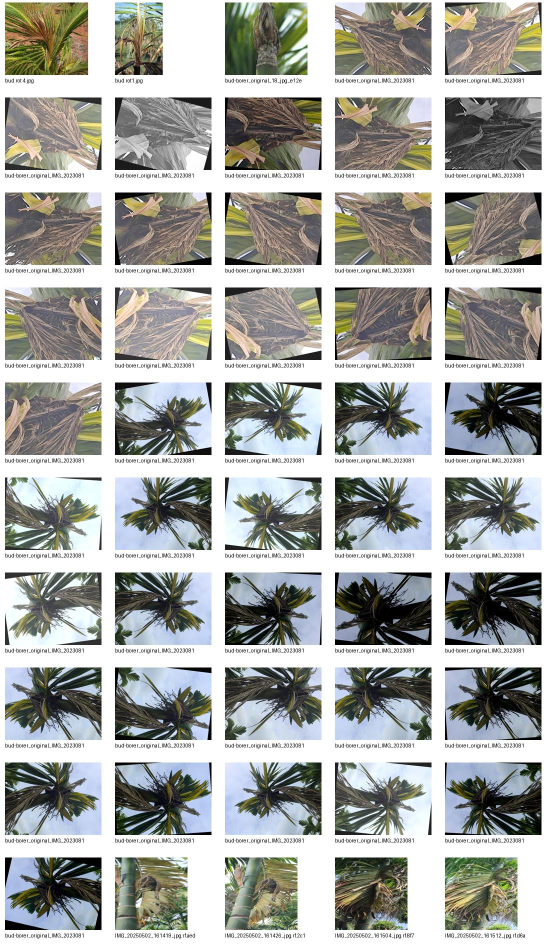
#> input picture training/arecanut/external_sources/bud_rot_contact_sheet.jpg, 1100 x 1900 px, given as the content of the folder raining/arecanut/external_sources/ARECANUT-DATASET/RING SPOT, which was not available (shown at 1/2 size)
$ python inspect_ring_spot.py
#> lines starting #> are read from the running program, lines starting #| are printed output that depends on the picture

from pathlib import Path
from PIL import Image, ImageOps, ImageDraw
import math

ROOT = Path(
    "training/arecanut/external_sources/ARECANUT-DATASET/RING SPOT"
)

OUTPUT = Path(
    "training/arecanut/external_sources/ring_spot_review.jpg"
)

files = sorted(
    p for p in ROOT.iterdir()
    if p.is_file()
    and p.suffix.lower() in {".jpg", ".jpeg", ".png", ".webp"}
)

CELL_W = 300
CELL_H = 260
COLUMNS = 3
ROWS = math.ceil(len(files) / COLUMNS)

sheet = Image.new("RGB", (COLUMNS * CELL_W, ROWS * CELL_H), "white")
#> sheet: PIL image 900x260 RGB; every value is 255
draw = ImageDraw.Draw(sheet)

for index, path in enumerate(files):
    try:
        with Image.open(path) as original:
#> original is the input picture: PIL image 1100x1900 RGB; mean R, G, B 167.4, 169.1, 165.4
            img = ImageOps.exif_transpose(original).convert("RGB")
            img.thumbnail((CELL_W - 15, CELL_H - 45))
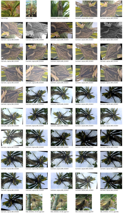
#> img: PIL image 124x215 RGB; mean R, G, B 167, 168.7, 165

        x = (index % COLUMNS) * CELL_W
        y = (index // COLUMNS) * CELL_H

        sheet.paste(img, (x + (CELL_W - img.width) // 2, y + 5))
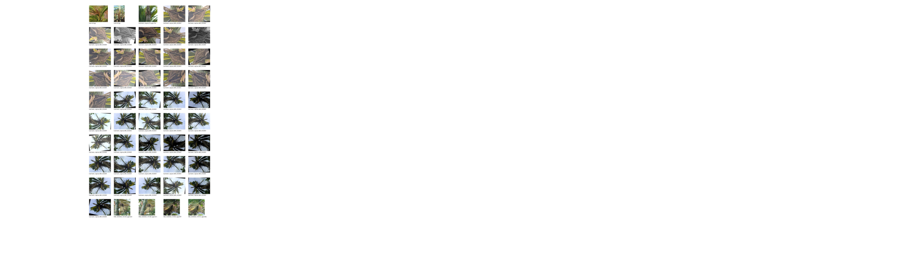
#> sheet: PIL image 900x260 RGB; mean R, G, B 245, 245.2, 244.7
        draw.text(
            (x + 5, y + CELL_H - 30),
            f"{index + 1}. {path.name[:35]}",
            fill="black"
        )

    except Exception as error:
        print("Error:", path.name, error)

sheet.save(OUTPUT, quality=95)
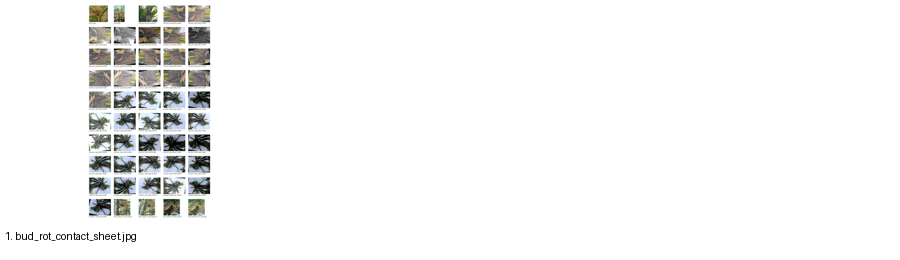
#> saved as ring_spot_review.jpg: PIL image 900x260 RGB; mean R, G, B 244.7, 244.9, 244.4

print("Ring Spot images:", len(files))
print("Contact sheet saved:", OUTPUT)

$ run again, on training/arecanut/external_sources/bud_rot_first_four.jpg
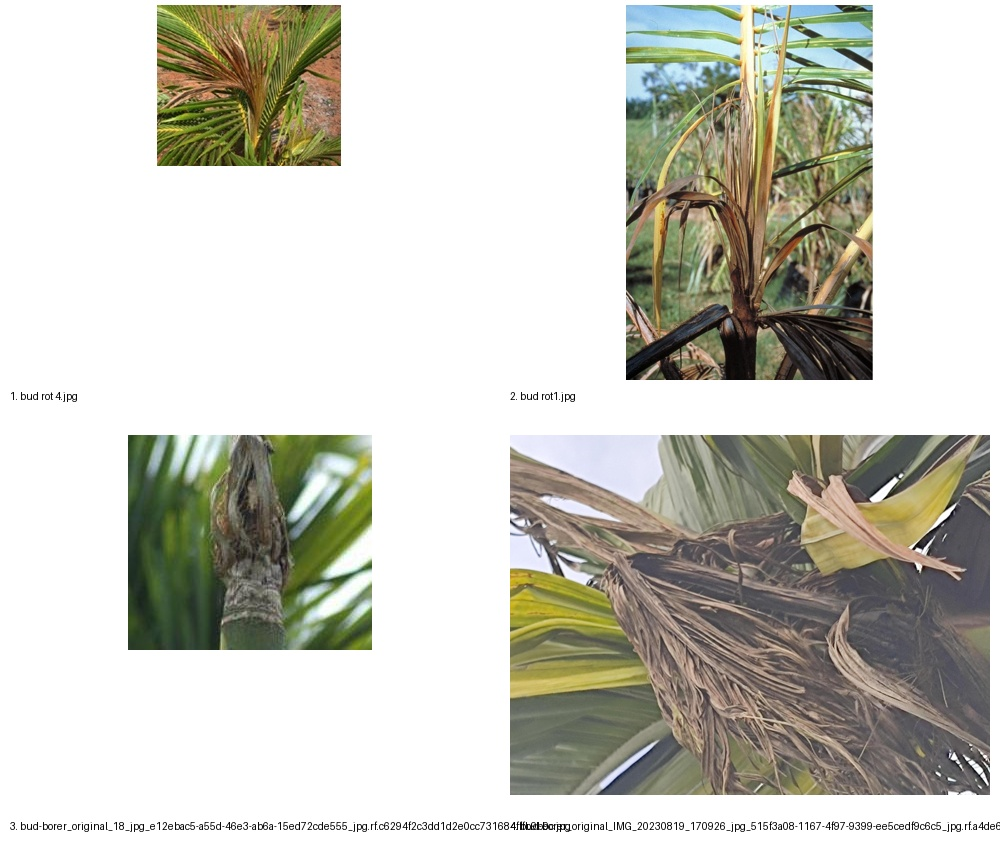
#> input picture training/arecanut/external_sources/bud_rot_first_four.jpg, 1000 x 860 px, given as the content of the folder raining/arecanut/external_sources/ARECANUT-DATASET/RING SPOT, which was not available
#> original is the input picture: PIL image 1000x860 RGB; mean R, G, B 201.7, 201.2, 191.7
#> `img.thumbnail((CELL_W - 15, CELL_H - 45))`:
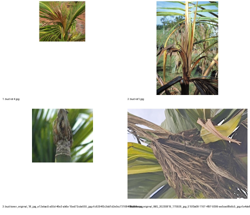
#> img: PIL image 250x215 RGB; mean R, G, B 201.6, 201.2, 191.6
#> `sheet.save(OUTPUT, quality=95)`:
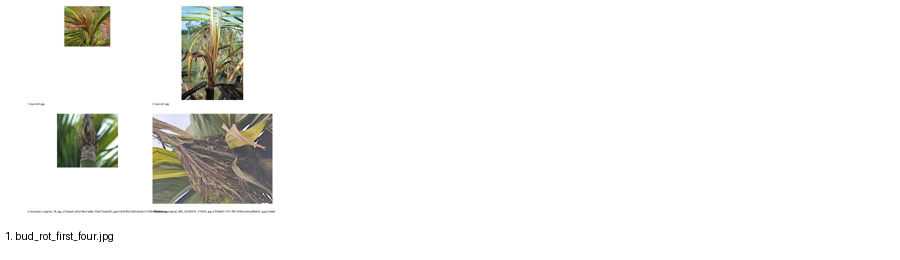
#> saved as ring_spot_review.jpg: PIL image 900x260 RGB; mean R, G, B 242.5, 242.4, 240.2

$ run again, on training/arecanut/external_sources/bud_rot_images_13_to_16.jpg
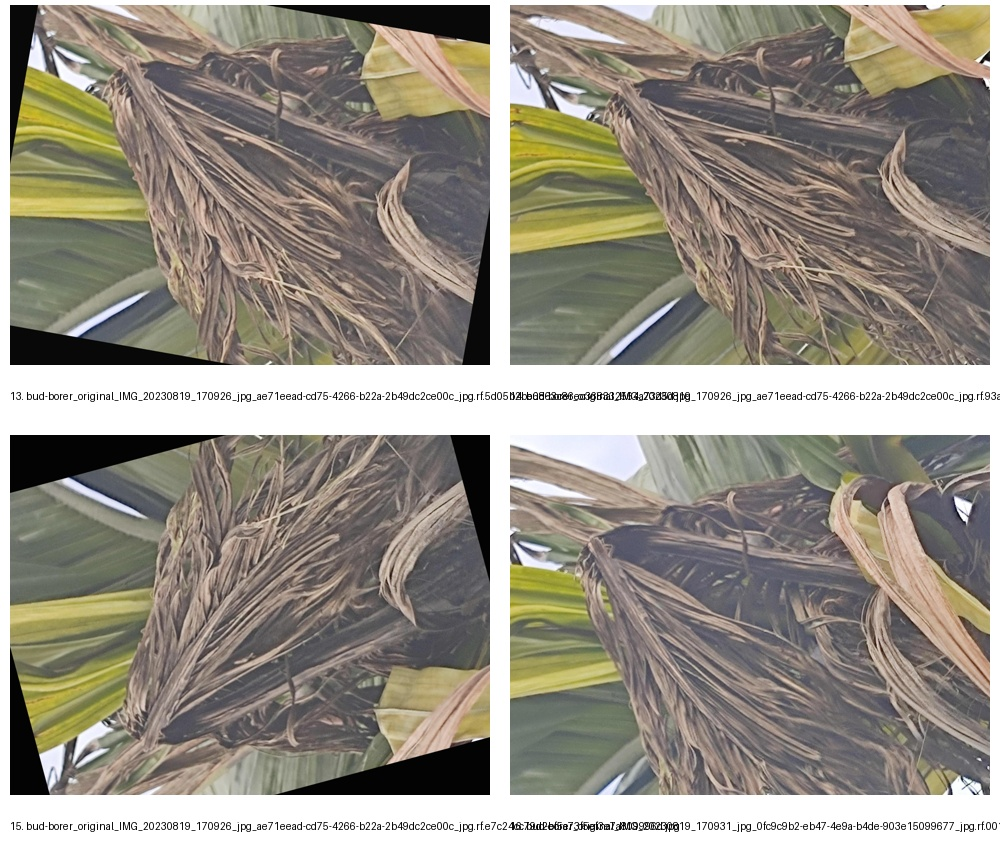
#> input picture training/arecanut/external_sources/bud_rot_images_13_to_16.jpg, 1000 x 860 px, given as the content of the folder raining/arecanut/external_sources/ARECANUT-DATASET/RING SPOT, which was not available
#> original is the input picture: PIL image 1000x860 RGB; mean R, G, B 151.2, 145.3, 134.6
#> `img.thumbnail((CELL_W - 15, CELL_H - 45))`:
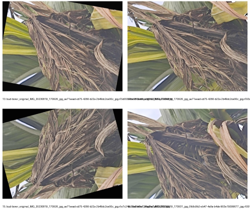
#> img: PIL image 250x215 RGB; mean R, G, B 151.1, 145.3, 134.5
#> `sheet.save(OUTPUT, quality=95)`:
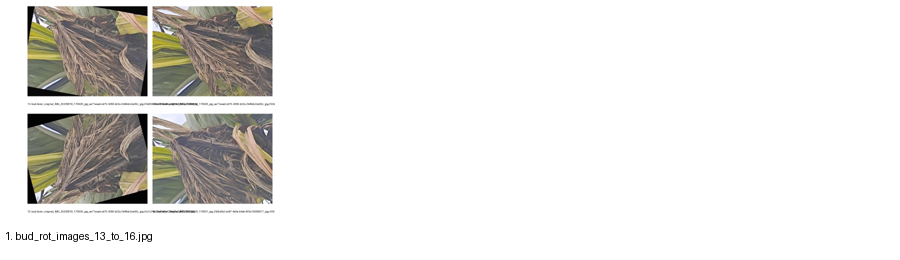
#> saved as ring_spot_review.jpg: PIL image 900x260 RGB; mean R, G, B 230.8, 229.5, 227
